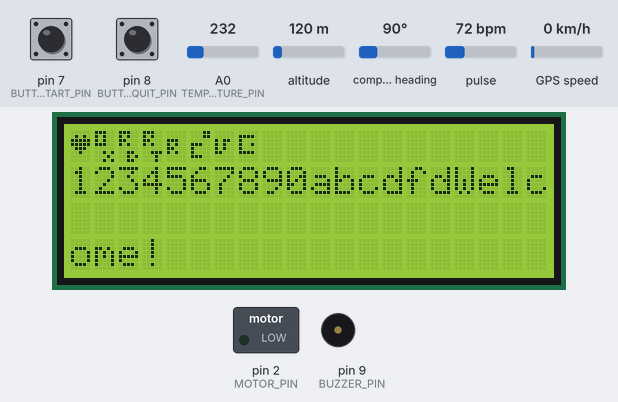
The sketch below on a simulated Arduino Uno, built with avr-gcc and run on an emulated ATmega328P. Parts: 20×4 character LCD, switched loads named in the sketch (green lamp = pin HIGH), buzzer (waves = sounding, pin HIGH). Inputs (shaded band) come from the test bench; at power-on: pin 7 (BUTTON_START_PIN) HIGH, GPS speed 0 km/h, pin 8 (BUTTON_QUIT_PIN) HIGH, A0 (TEMPERATURE_PIN) = 232, altitude 120 m, compass heading 90°, pulse 72 bpm. The GPS gets a fix after 3 s at 37.7749, -122.4194 with 8 satellites; what the sketch prints to the serial monitor is not drawn.

Above: at 1.3 s.
1.4 s: pin 7 (BUTTON_START_PIN) pulled LOW for 0.15 s
At 2.7 s:
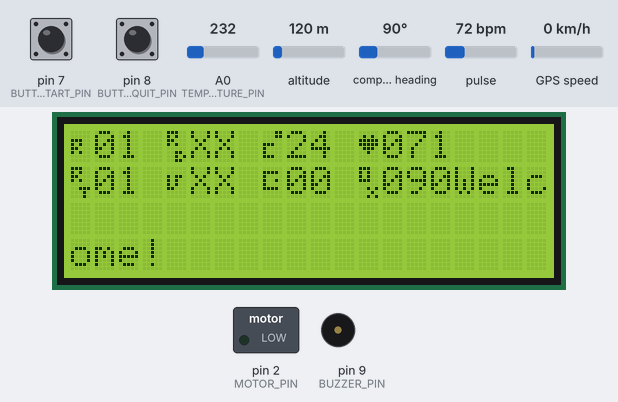
5.6 s: GPS speed set to 98 km/h
At 7.2 s:
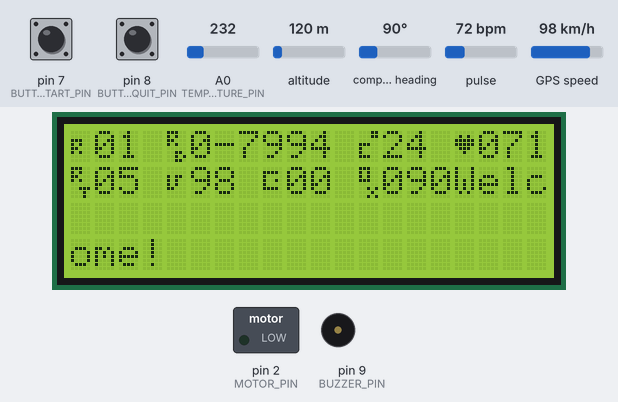
8.9 s: GPS speed set to 101 km/h
At 10.1 s:
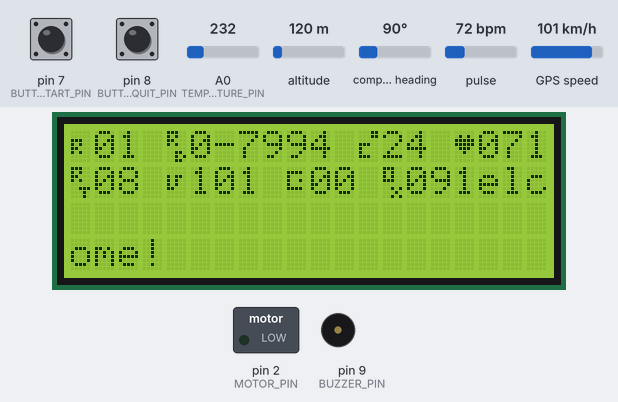
13.0 s: pin 8 (BUTTON_QUIT_PIN) pulled LOW for 0.15 s
At 13.6 s:
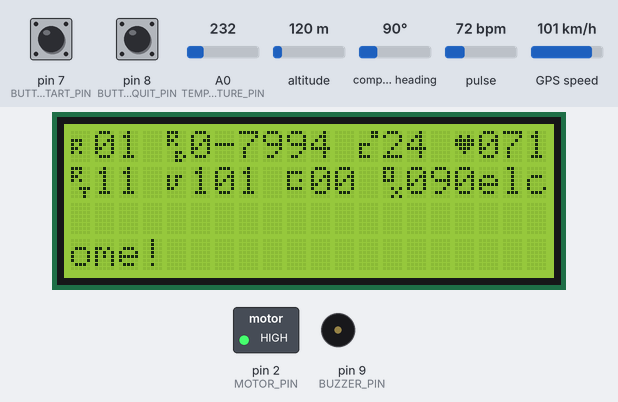
17.2 s: pin 7 (BUTTON_START_PIN) pulled LOW for 1 s
At 18.8 s:
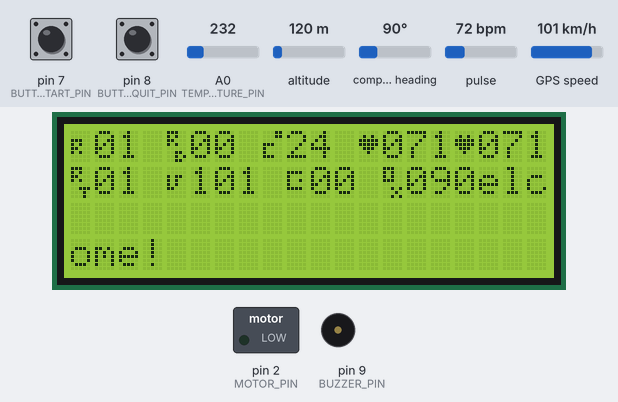
22.3 s: A0 (TEMPERATURE_PIN) set to 250
At 24.1 s:
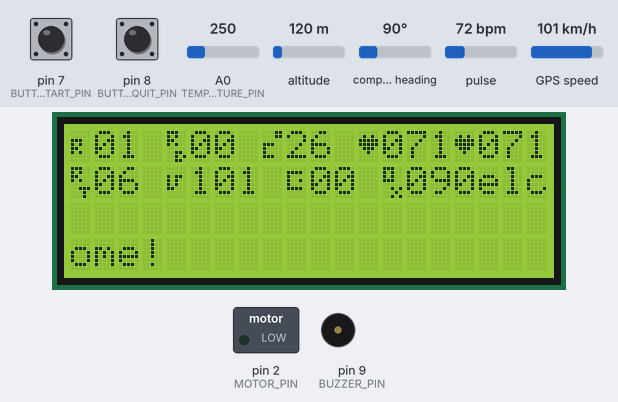
Timing chart, 0 to 25.6 s (numbered marks = the images above; inputs shaded):
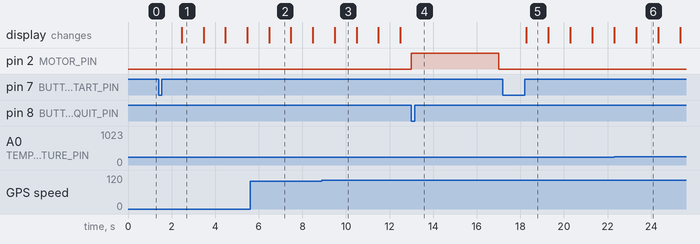

The sketch:

Proyecto2Sketch.ino
```cpp
#include <SoftwareSerial.h>
#include <Wire.h>

#include <TinyGPS.h>

#include "pindefs.h"

#include "prueba.h"
#include "mygps.h"
#include "mymax30102.h"

// @NOCHECKIN:
#include "simpleevents.h"
#include "mylcd.h"
#include <LiquidCrystal_I2C.h>

// @Mejora?: tener una global donde estan todos los datos medidos
// {
//     int8_t numeroDeRepActual,
//     float distanciaRepeticionActual,
//     long tiempoRepeticionActual,
//     float velocidadTiempoReal,
//     float temperatura,
//     float ritmoCardiaco,
//     float oxigeno,
//     float calories
// }
// y que las diferentes partes del codigo solo lean o escriban ahi
// y poner un par de valores sentinela ahi para que se sepa el dato no es valido/no esta disponible

void setup()
{
    Serial.begin(9600);

    MyLcd::setup();

    // setup buttons
    {
        pinMode(BUTTON_START_PIN, INPUT_PULLUP);
        pinMode(BUTTON_QUIT_PIN, INPUT_PULLUP);
    }

    // setup temperatura
    {
        // Para el sensor de temperatura (LM45DZ) tome referencia analoga de 0 a 1.1V
        // Arduino uno:
        analogReference(INTERNAL);      // Arduino uno
        //analogReference(INTERNAL1V1); // Arduino mega
    }

    MyMax30102::setup();

    Prueba::setup();

    // [!!!!!!!!]:
    // ES MUY MUY IMPORTATE QUE LLAMEMOS A MyGps::setup() DESPUES QUE A Prueba::setup()
    // Porque Prueba::setup() tabmien crea una instancia de un SoftwareSerial, dicha instancia empieza
    // a escuchar con .listen(). SOLO PODEMOS TENER UNA DE ESAS INSTANCIAS ESCUCHANDO!!!!
    // Como en el bluetooth solo enviamos y no escuchamos, no importa que solo MyGps::gpsSerial pueda
    // escuchar.
    // [!?!?] D:  (POSIBLE BUG!)
    // Creo que tampoco podemos escribir al bluetooth mientras gpsSerial.available()
    // porque cuando probamos imprimir todo lo que recibe el gps atravez del bluetooth
    // se como que corrompio todo :( (@TODO: ver que esta pasando!)
    // no nos a afectado en las pruebas porque es poco probable que mandemos por
    // bluetooth mientras gpsSerial.available() y el gps.encode se repecupera
    // si se enviamos un ''paquete gps'' corroto
    MyGps::setup();

    MyLcd::lcd.print("Welcome!");
}

void loop()
{
    MyGps::loop();

    MyMax30102::loop();

    Prueba::loop();
}
```

mygps.cpp
```cpp
#include "mygps.h"

SoftwareSerial MyGps::gpsSerial(GPS_RX, GPS_TX);
TinyGPS MyGps::gps;

void MyGps::setup()
{
    gpsSerial.begin(9600);
}

// @TODO: better name
void MyGps::loop()
{
    // encode gps sentences, the resulting data is in the MyGps::gps object
    while(gpsSerial.available())
    {
        char c = gpsSerial.read();
        //Serial.write(c); // uncomment this line if you want to see the GPS data flowing
        gps.encode(c);
    }
}
```

mygps.h
```cpp
// prueba.h
// todo lo relacionado con el gps, hicimos este .h porque queremos
// acceder al objeto `gps` desde el .ino y desde prueba.cpp

#ifndef _MYGPS_h
#define _MYGPS_h

#include "pindefs.h"

#include <SoftwareSerial.h>
#include <TinyGPS.h>

namespace MyGps {

    extern SoftwareSerial gpsSerial;
    extern TinyGPS gps;

    void setup();
    void loop();
}


#endif
```

mymax30102.cpp
```cpp
#include "mymax30102.h"

#include <MAX30105.h>
#include <heartRate.h>

float MyMax30102::ritmoCardiaco = 0;
float MyMax30102::oxigeno = 0;

static MAX30105 particleSensor;
static const byte RATE_SIZE = 4; //Increase this for more averaging. 4 is good.
static byte rates[RATE_SIZE]; //Array of heart rates
static byte rateSpot = 0;
static long lastBeat = 0; //Time at which the last beat occurred
static float beatsPerMinute;
static int beatAvg;

void MyMax30102::setup()
{
    if (!particleSensor.begin(Wire, I2C_SPEED_FAST))
    {
        Serial.println("MAX30105 was not found. Please check wiring/power. ");
        // @TODO que no se muera todo cuando no encuentra el MAX30105
        // o que haga eso cuando no se logre conectar con cualquier otro sensor
        pinMode(LED_BUILTIN, OUTPUT);
        while (1)
        {
            // El parpadeo del builtin led indica que hay que reiniciar el arduino
            // porque no logro comunicarse con el MAX30105
            digitalWrite(LED_BUILTIN, HIGH);
            delay(200);
            digitalWrite(LED_BUILTIN, LOW);
            delay(200);
        };
    }
    particleSensor.setup(); //Configure sensor with default settings
    particleSensor.setPulseAmplitudeRed(0x0A);
    particleSensor.setPulseAmplitudeGreen(0);
}

// @TODO: averigurar que esta pasando aqui realmente y si irValue
// es esto el oxigeno realmente.
void MyMax30102::loop()
{
    long irValue = particleSensor.getIR();

    if (checkForBeat(irValue) == true)
    {
        //We sensed a beat!
        long delta = millis() - lastBeat;
        lastBeat = millis();

        beatsPerMinute = 60 / (delta / 1000.0);

        if (beatsPerMinute < 255 && beatsPerMinute > 20)
        {
            rates[rateSpot++] = (byte)beatsPerMinute;
            rateSpot %= RATE_SIZE;

            //Take average of readings
            beatAvg = 0;
            for (byte x = 0 ; x < RATE_SIZE ; x++)
                beatAvg += rates[x];
            beatAvg /= RATE_SIZE;
        }
    }

    //@debug
    // Serial.print(", BPM=");
    // Serial.print(beatsPerMinute);
    // Serial.print("IR=");
    // Serial.print(irValue);
    // Serial.print(", Avg BPM=");
    // Serial.print(beatAvg);
    // Serial.println();

    // [!]: 0 en ritmo cardiaco y 0 en oxigeno si dectamos que el usuario no
    //      tiene su dedo en el Max30102 que segun el ejemplo de MAX301002,
    //      ocurre si su irValue es menor a 50000
    if(irValue < 50000){
        MyMax30102::ritmoCardiaco = 0;
        MyMax30102::oxigeno = 0;
    }
    else{
        MyMax30102::ritmoCardiaco = beatsPerMinute;
        // Chapuz para que retorne valores de oxigenacion mas razonables. No esta basado en
        // ninguna formula ni nada, suponemos que la relacion entre lo que retorna el sensor
        // y la oxigenacion en la sangre es lineal
        MyMax30102::oxigeno = ((float)irValue) / 1100.0;
    }
}
```

mymax30102.h
```cpp
// mymax30102.h

#ifndef _MYMAX30102_h
#define _MYMAX30102_h

#include "pindefs.h"


namespace MyMax30102
{
    extern float ritmoCardiaco;
    extern float oxigeno;

    void setup();
    void loop();
}

#endif
```

pindefs.h
```cpp
// It has the pin #define s, other useful constexpr/macros and #includes we always need
// This header should be included everywhere, its kinda like a pch or somethin

#ifndef _PINDEFS_h
#define _PINDEFS_h

#include <Arduino.h>

#define BT_RX 10
#define BT_TX 11
#define BT_STATE 12

#define MOTOR_PIN 2

#define BUZZER_PIN 9

#define BUTTON_START_PIN 7
#define BUTTON_QUIT_PIN 8

#define GPS_TX 4
#define GPS_RX 3

#define TEMPERATURE_PIN A0

// Para arduino uno
//#define SDA A4 // MAX301005 y lcd_i2c
//#define SCL A5 // MAX301005 y lcd_i2c

#endif
```

prueba.h
```cpp
// prueba.h
// Tiene toda la logica de la prueba

#ifndef _PRUEBA_h
#define _PRUEBA_h

#include "pindefs.h"
// @MEJORA?: dada la descripcion del .h talvez sea mejor aqui manejar los 'timings'

// @Decision: para sacar las distancias asumimos que todo el recorrido es linea recta

namespace Prueba {

    constexpr float RITMO_ALTO = 180;

    enum State{
        PLAY,
        STOP
    };

    struct Posicion{
        float latitud;
        float longitud;
        // Nos da una idea vaga de que tan mala :/ es nuestra lectura
        // numero de milisegundos desde que el gps indico esa posion hasta que nos
        // la envio. creo
        unsigned long age;
    };

    struct Repeticion{
        // [!] numeroDeRep 0 significa una repeticion no valida, => numeroDeRep va de
        // 1 a 21
        int8_t numeroDeRep;
        Posicion posicionInicial;
        long tiempoInicial;
    };

    extern State stateActual;

    // @Mejora: esta posicionInicial es algo confusa con la de la repeticion actual
    // usar otro nombre
    extern Posicion posicionInicial;

    extern Repeticion repeticionActual;


    void setup();
    void loop();
}


#endif
```

simpleevents.cpp
```cpp
#include "simpleevents.h"

#include <assert.h>

SimpleEvents::SimpleEvents()
{
    for (int i = 0; i < EVENTS_SIZE; ++i)
    {
        events[i] = {
            .enable = false,
            .delay = 0,
            .func = nullptr,
            .nextTime = 0
        };
    }
}

void SimpleEvents::addEvent(int8_t index, long delay, void (*func)(void))
{
    // @TODO: no se cual es la mejor manera de hacer un assert en arduino. no se
    // ni siquiera si es prudente hacer un assert :/
    assert(index >= 0 && index < EVENTS_SIZE);
    assert(delay >= 0);
    assert(func != nullptr);

    events[index] = {
        .enable = true,
        .delay = delay,
        .func = func,
        .nextTime = millis() + delay
    };
}

void SimpleEvents::loop()
{
    for (auto& event : events)
    {
        if(event.enable){
            long currTime = millis();
            if(event.nextTime <= currTime){
                event.func();

                // owedTime is how 'late' we exectuded func
                long owedTime = currTime - event.nextTime;
                // we compensate that lateness by making the next event happen sooner
                event.nextTime = (currTime + event.delay) - owedTime;
            }
        }
    }
}
```

simpleevents.h
```cpp
// Solo un monton de funciones para ejecutar otras funciones ""concurrentemente""
// Cosas sencillas como ejecutar una funcion cada 2 segundos.
// HAY QUE LLAMAR A loop CONSTANTEMENTE PARA QUE FUNCIONE y la funcionalidad depende
// que llamen a loop constantemente y frecuentemente

// @Improvement?:
// We are almost always exactly on time in our test. But when we are late, the next
// exectution of func is on time, not early.
// Example of what we have:
//     execution 1: millis=0;
//     execution 2: millis=1000;
//     execution 3: millis=2000;
//     execution 4: millis=3002; <--- its inevitable that we will be late sometimes
//     execution 5: millis=4000; <--- but the next one should be early
//     execution 6: millis=5000;
//     execution 7: millis=6000;
//     execution 8: millis=7000;
// Example of what we want:
//     execution 1: millis=0;
//     execution 2: millis=1000;
//     execution 3: millis=2000;
//     execution 4: millis=3002; <---
//     execution 5: millis=3998; <---
//     execution 6: millis=5000;
//     execution 7: millis=6000;
//     execution 8: millis=7000;

// @TODO:
// @MEJORA!!!!: USAR TEMPLATES O ALGO ASI PARA EXPRESAR QUE `events` NO ES REALMENTE
// UNA ESTRUCTURA DINAMICA.
// De hecho casi todo es estatico: el puntero de funcion, el numero de 'eventos',
// el tiempo de delay...

#ifndef SIMPLEEVENTS_h
#define SIMPLEEVENTS_h

#include "pindefs.h"

struct Event{
    bool enable;
    // every `delay` millis we will call func
    long delay;
    // declare func as pointer to function returning void
    void (*func)(void);

    // private-ish: shouldnt be touched by anyone but the SimpleEvents class methods
    // ie: by SimpleEvents::loop()

    // The value that millis() has to return in order to execute func again.
    long nextTime;
};

struct SimpleEvents{
    //
    static constexpr int8_t EVENTS_SIZE = 8;

    Event events[EVENTS_SIZE];

    SimpleEvents();

    void addEvent(int8_t index, long delay, void (*func)(void));
    // @Mejora: agregar otra funcion que ejecute el evento recien agregado ASAP
    // No despues de que pasen los primeros `delay`

    // @TODO:
    //removeEvent(int8_t index);

    void loop();
};

// Our current tests:
// SimpleEvents simpleEvents = SimpleEvents();
// void blink()
// {
//     static byte toggle = 0;
//     toggle = toggle ^ 1;
//     digitalWrite(LED_BUILTIN, toggle);
//     Serial.print("blink! currTime: ");
//     Serial.println(millis());
// }

// void print()
// {
//     static int count = 0;
//     Serial.print("Every 750 millis, currTime: ");
//     Serial.print(millis());
//     Serial.print("ms, count: ");
//     Serial.println(count);
//     count++;
// }

// void setup()
// {
//     Serial.begin(9600);

//     pinMode(LED_BUILTIN, OUTPUT);

//     { // setup events
//         simpleEvents.addEvent(0, 500, blink);
//         simpleEvents.addEvent(1, 750, print);
//     }
// }

// void loop()
// {
//     simpleEvents.loop();
// }
// As of that test it works real nice
#endif
```

mylcd.cpp
```cpp
#include "mylcd.h"

LiquidCrystal_I2C MyLcd::lcd = LiquidCrystal_I2C(0x27,20,4);  // set the LCD address to 0x27 for a 16 chars and 2 line display

const int8_t MyLcd::bpmSymbol = 0;
const uint8_t MyLcd::bpmSymbolMap[8] = {
    0b00000,
    0b01010,
    0b11111,
    0b11111,
    0b01110,
    0b00100,
    0b00000,
    0b00000
};

const int8_t MyLcd::oxSymbol = 1;
const uint8_t MyLcd::oxSymbolMap[8] = {
    0b11100,
    0b10100,
    0b10100,
    0b11100,
    0b00000,
    0b00101,
    0b00010,
    0b00101
};

const int8_t MyLcd::repDistanceSymbol = 2;
const uint8_t MyLcd::repDistanceSymbolMap[8] = {
    0b11100,
    0b10100,
    0b11000,
    0b10100,
    0b00000,
    0b00110,
    0b00101,
    0b00110,
};

const int8_t MyLcd::repTimeSymbol = 3;
const uint8_t MyLcd::repTimeSymbolMap[8] = {
    0b11100,
    0b10100,
    0b11000,
    0b10100,
    0b00000,
    0b00111,
    0b00010,
    0b00010,
};

const int8_t MyLcd::repCountSymbol = 4;
const uint8_t MyLcd::repCountSymbolMap[8] = {
    0b00000,
    0b00000,
    0b11100,
    0b10100,
    0b11000,
    0b10100,
    0b00000,
    0b00000,
};

const int8_t MyLcd::temperatureSymbol = 5;
const uint8_t MyLcd::temperatureSymbolMap[8] = {
    0b00011,
    0b00011,
    0b00000,
    0b11100,
    0b10000,
    0b10000,
    0b11100,
    0b00000,
};

const int8_t MyLcd::velocitySymbol = 6;
const uint8_t MyLcd::velocitySymbolMap[8] = {
    0b00000,
    0b00000,
    0b10110,
    0b10100,
    0b10100,
    0b11000,
    0b00000,
    0b00000,
};

const int8_t MyLcd::caloriesSymbol = 7;
const uint8_t MyLcd::coloriesSymbolMap[8] = {
    0b00000,
    0b11110,
    0b10000,
    0b10010,
    0b10000,
    0b11110,
    0b00000,
    0b00000,
};


void MyLcd::setup()
{
    lcd.init();                      // initialize the lcd
    lcd.backlight();

    // TODO: check if the custom chars are lost everytime we reset the arduino.
    {// create custom chars:
        lcd.createChar(bpmSymbol, bpmSymbolMap);
        lcd.createChar(oxSymbol, oxSymbolMap);
        lcd.createChar(repDistanceSymbol, repDistanceSymbolMap);
        lcd.createChar(repTimeSymbol, repTimeSymbolMap);
        lcd.createChar(repCountSymbol, repCountSymbolMap);
        lcd.createChar(temperatureSymbol, temperatureSymbolMap);
        lcd.createChar(velocitySymbol, velocitySymbolMap);
        lcd.createChar(caloriesSymbol, coloriesSymbolMap);
    }

    lcd.setCursor(0, 0);
    lcd.write(bpmSymbol);
    lcd.write(oxSymbol);
    lcd.write(repDistanceSymbol);
    lcd.write(repTimeSymbol);
    lcd.write(repCountSymbol);
    lcd.write(temperatureSymbol);
    lcd.write(velocitySymbol);
    lcd.write(caloriesSymbol);
    lcd.setCursor(0, 1);
    lcd.print("1234567890abcdfd");
}

void MyLcd::print3Digits(int number)
{
    if(number < 100){
        lcd.print('0');
    }
    if(number < 10){
        lcd.print('0');
    }
    lcd.print(number);
}

void MyLcd::print2Digits(int number)
{
    if(number < 10){
        lcd.print('0');
    }
    lcd.print(number);
}

void MyLcd::printRealtimeMessage(int8_t numeroDeRepActual, float distanciaRepeticionActual,
    long tiempoRepeticionActual, float velocidadTiempoReal, float temperatura,
    float ritmoCardiaco, float oxigeno, float calories)
{
    {// first row
        lcd.setCursor(0, 0);

        lcd.write(repCountSymbol);
        print2Digits(numeroDeRepActual);
        lcd.write(' ');

        lcd.write(repDistanceSymbol);
        if(velocidadTiempoReal < 0)
            lcd.print("XX");
        else
            print2Digits((int)distanciaRepeticionActual);
        lcd.write(' ');

        lcd.write(temperatureSymbol);
        print2Digits((int)temperatura);
        lcd.write(' ');

        lcd.write(bpmSymbol);
        print3Digits((int)ritmoCardiaco);
    }

    {// second row
        lcd.setCursor(0, 1);

        lcd.write(repTimeSymbol);
        print2Digits((int) (tiempoRepeticionActual / 1000));
        lcd.write(' ');

        lcd.write(velocitySymbol);
        if(velocidadTiempoReal < 0)
            lcd.print("XX");
        else
            print2Digits((int)velocidadTiempoReal);
        lcd.write(' ');

        lcd.write(caloriesSymbol);
        print2Digits((int)calories);
        lcd.write(' ');

        lcd.write(oxSymbol);
        print3Digits((int)oxigeno);
    }

}
```

mylcd.h
```cpp
// mylcd.h
// Contiene los custom characters los valores de setup
// se espera que siempre llamemos a MyLcd::loop para
// * actualizar los valores mostrados de los datos en tiempo real
// * llevar control de deltaTimes de mensajes temporales
// * llevar control de deltaTime de animaciones (si decidimos hacer)

#ifndef _MYLCD_h
#define _MYLCD_h

#include "pindefs.h"
#include <LiquidCrystal_I2C.h>

namespace MyLcd {

	extern LiquidCrystal_I2C lcd;

	extern const int8_t bpmSymbol;
	extern const uint8_t bpmSymbolMap[8];

	extern const int8_t oxSymbol;
	extern const uint8_t oxSymbolMap[8];

	extern const int8_t repDistanceSymbol;
	extern const uint8_t repDistanceSymbolMap[8];

	extern const int8_t repTimeSymbol;
	extern const uint8_t repTimeSymbolMap[8];

	extern const int8_t repCountSymbol;
	extern const uint8_t repCountSymbolMap[8];

	extern const int8_t temperatureSymbol;
	extern const uint8_t temperatureSymbolMap[8];

	extern const int8_t velocitySymbol;
	extern const uint8_t velocitySymbolMap[8];

	extern const int8_t caloriesSymbol;
	extern const uint8_t coloriesSymbolMap[8];

    void setup();
    void loop();

    void print2Digits(int number);
    void print3Digits(int number);

    void printRealtimeMessage(int8_t numeroDeRepActual, float distanciaRepeticionActual,
    	long tiempoRepeticionActual, float velocidadTiempoReal, float temperatura,
    	float ritmoCardiaco, float oxigeno, float calories);
}


#endif
```

Source omitted: prueba.cpp (12977 bytes)

Measured:
- the behaviour switches between 99 and 100 km/h on GPS speed (found by bisection; images 2 and 3)
- after the input at 1.4 s, the display: changes after 1.1 s (image 1)
- after the input at 8.9 s, the display: changes after 0.58 s (image 3)
- after the input at 13.0 s, pin 2 (MOTOR_PIN): LOW → HIGH at once, → LOW 4.0 s later
- after the input at 17.2 s, the display: changes after 1.1 s (image 5)
- what the display in image 1 shows lasts 1.0 s, from 2.5 s to 3.5 s
